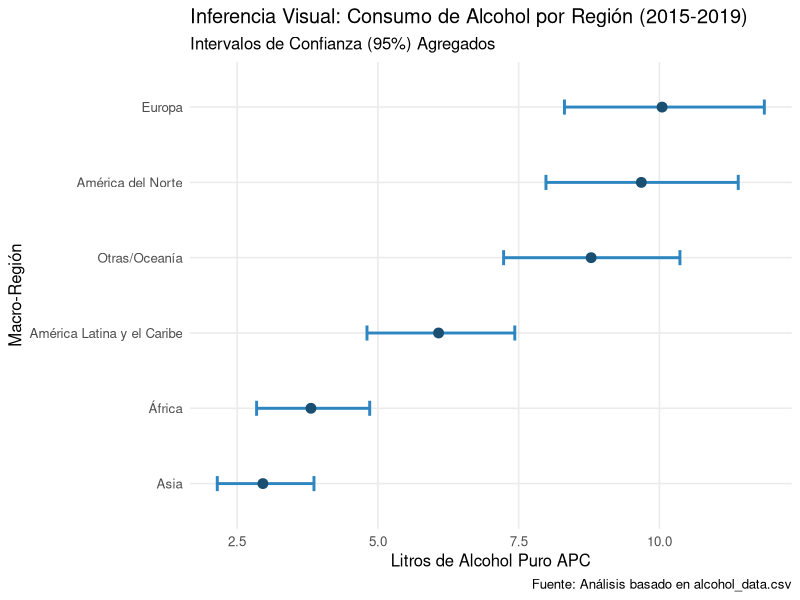

Here is the R script that generated this plot:
## ---- chunk 1
# Configuración global de chunks
knitr::opts_chunk$set(
  echo = FALSE,        # Mostrar código
  warning = FALSE,    # Ocultar advertencias
  message = FALSE,    # Ocultar mensajes de carga
  fig.align = "center",
  out.width = "90%",
  fig.pos = "H",
  out.extra = ""
)

# Cargar librerías necesarias
library(tidyverse)
library(knitr)
library(kableExtra)
library(scales)
## ---- chunk 2

# Configuración de estilo global para las tablas
options(knitr.table.format = "latex") 

# estilo visual 
aplicar_estilo_tabla <- function(df, caption_text) {
  df %>%
    kable(
      booktabs = TRUE, 
      escape = FALSE,
      longtable = TRUE,
      caption = caption_text,
      align = "c",
      col.names = gsub("_", " ", names(df)) %>% str_to_title()
    ) %>%
    kable_styling(
      latex_options = c("striped", "hold_position", "repeat_header"),
      full_width = FALSE,
      stripe_color = "#EBF5FB" # Azul claro para filas
    ) %>%
    row_spec(0, bold = TRUE, color = "white", background = "#2E86C1") %>% # Encabezado Azul
    column_spec(1, bold = TRUE)
}
## ---- chunk 3

#carga de la data
raw_data_alcohol <- read_csv("alcohol_data.csv", show_col_types = FALSE)

#Definición de Regiones (Modularización para evitar repetición)
# Creamos un vector nombrado para facilitar la recodificación
paises_alc <- c("ATG", "ARG", "BHS", "BRB", "BLZ", "BOL", "BRA", "CHL", "COL", "CRI", "CUB", "DMA", "DOM", "ECU", "SLV", "GRD", "GTM", "GUY", "HTI", "HND", "JAM", "MEX", "NIC", "PAN", "PRY", "PER", "KNA", "LCA", "VCT", "SUR", "TTO", "URY", "VEN")
paises_norte <- c("CAN", "USA")
paises_asia <- c("AFG", "BHR", "BGD", "BTN", "BRN", "KHM", "CHN", "COK", "CYP", "PRK", "EGY", "FJI", "IND", "IDN", "IRN", "IRQ", "ISR", "JPN", "JOR", "KAZ", "KGZ", "KIR", "KWT", "LAO", "LBN", "MYS", "MDV", "MHL", "FSM", "MNG", "MMR", "NRU", "NPL", "NZL", "NIU", "OMN", "PAK", "PLW", "PNG", "PHL", "QAT", "KOR", "WSM", "SAU", "SGP", "SLB", "LKA", "SYR", "TJK", "THA", "TLS", "TON", "TUR", "TKM", "TUV", "ARE", "UZB", "VUT", "VNM", "YEM")
paises_europa <- c("ALB", "AND", "ARM", "AUT", "AZE", "BLR", "BEL", "BIH", "BGR", "HRV", "CZE", "DNK", "EST", "FIN", "FRA", "GEO", "DEU", "GRC", "HUN", "ISL", "IRL", "ITA", "LVA", "LTU", "LUX", "MLT", "MCO", "MNE", "NLD", "MKD", "NOR", "POL", "PRT", "MDA", "ROU", "RUS", "SMR", "SRB", "SVK", "SVN", "ESP", "SWE", "CHE", "UKR", "GBR")
paises_africa <- c("DZA", "AGO", "BEN", "BWA", "BFA", "BDI", "CMR", "CPV", "CAF", "TCD", "COM", "COG", "CIV", "COD", "DJI", "GNQ", "ERI", "ETH", "GAB", "GMB", "GHA", "GIN", "GNB", "KEN", "LSO", "LBR", "LBY", "MDG", "MWI", "MLI", "MRT", "MUS", "MAR", "MOZ", "NAM", "NER", "NGA", "RWA", "STP", "SEN", "SYC", "SLE", "SOM", "ZAF", "SSD", "SDN", "TGO", "TUN", "UGA", "TZA", "ZMB", "ZWE")

#Procesamiento
clean_data_alcohol <- raw_data_alcohol %>%
  filter(sex == "Both sexes", year %in% 2015:2019) %>%
  select(country, iso3, year, alcohol_liters_per_capita, lower_ci, upper_ci, ci_width) %>%
  drop_na(alcohol_liters_per_capita, ci_width) %>%
  mutate(
    Region = case_when(
      iso3 %in% paises_alc    ~ "América Latina y el Caribe",
      iso3 %in% paises_norte  ~ "América del Norte",
      iso3 %in% paises_asia   ~ "Asia",
      iso3 %in% paises_europa ~ "Europa",
      iso3 %in% paises_africa ~ "África",
      TRUE                    ~ "Otras/Oceanía"
    ),
    across(c(country, iso3, year, Region), as.factor)
  )

#imprimimos las dimensiones del data frame limpio y las primeras filas
 print(paste("Registros válidos (Ambos sexos, 2015-2019):", nrow(clean_data_alcohol)))
print("Estructura final de los datos procesados y estratificados (str):")
str(clean_data_alcohol)
head(clean_data_alcohol %>% select(country, iso3, year, Region)) 
## ---- chunk 4

# Análisis de impacto metodológico
n_inicial <- raw_data_alcohol %>% filter(sex == "Both sexes", year %in% 2015:2019) %>% nrow()
n_final   <- nrow(clean_data_alcohol)

#como se comportan la muestra cruda
tendencia_pre <- raw_data_alcohol %>%
  filter(sex == "Both sexes", year %in% 2015:2019) %>%
  summarize(
    Estado = "Original (Pre-Limpieza)",
    Muestra = n(),
    Media = mean(alcohol_liters_per_capita, na.rm = TRUE),
    Mediana = median(alcohol_liters_per_capita, na.rm = TRUE)
  )

#estado post limpieza
tendencia_post <- clean_data_alcohol %>%
  summarize(
    Estado = "Depurado (Post-Limpieza)",
    Muestra = n(),
    Media = mean(alcohol_liters_per_capita),
    Mediana = median(alcohol_liters_per_capita)
  )

tabla_etl <- bind_rows(tendencia_pre, tendencia_post) %>%
  mutate(Sesgo_Absoluto = Media - Mediana)

aplicar_estilo_tabla(tabla_etl, "Comparación post-limpieza de los datos")
## ---- chunk 5

#contaminado la muestra 
set.seed(123)
muestra_sucia <- clean_data_alcohol %>%
  mutate(
    alcohol_liters_per_capita = if_else(runif(n()) < 0.10, NA_real_, alcohol_liters_per_capita),
    ci_width = if_else(runif(n()) < 0.05, NA_real_, ci_width)
  )

validación_algoritmo <- data.frame(
  Fase = c("Muestra Contaminada", "Muestra Recuperada"),
  N_Total = c(nrow(muestra_sucia), nrow(muestra_sucia %>% drop_na(alcohol_liters_per_capita, ci_width))),
  Valores_NA = c(sum(is.na(muestra_sucia$alcohol_liters_per_capita)), 0)
)

aplicar_estilo_tabla(validación_algoritmo, "Prueba de Estrés: Validación del Algoritmo de Depuración")
## ---- chunk 6

muestra_recuperada <- muestra_sucia %>%
  drop_na(alcohol_liters_per_capita, ci_width)

comparacion_recuperacion <- data.frame(
  Estado = c("Muestra Contaminada", "Muestra Recuperada"),
 `Registros Totales` = c(nrow(muestra_sucia), nrow(muestra_recuperada)),
 `Valores NA Restantes` = c(sum(is.na(muestra_sucia$alcohol_liters_per_capita) | is.na(muestra_sucia$ci_width)), 0),
  `Consumo Medio` = c(mean(muestra_sucia$alcohol_liters_per_capita, na.rm=TRUE), 
                      mean(muestra_recuperada$alcohol_liters_per_capita))
)

aplicar_estilo_tabla(validación_algoritmo, "Validación de la eficacia del algoritmo de limpieza de datos")
## ---- chunk 7

# Consolidación de métricas finales
resumen_regional <- clean_data_alcohol %>%
  group_by(Region) %>%
  summarise(
    Consumo_Medio = mean(alcohol_liters_per_capita),
    Mediana_Consumo = median(alcohol_liters_per_capita),
    Desviación_Std = sd(alcohol_liters_per_capita),
    Incertidumbre_Promedio = mean(ci_width),
    .groups = 'drop'
  ) %>%
  arrange(desc(Consumo_Medio))

#totales de las metricas
total_global <- clean_data_alcohol %>%
  summarise(
    Region = "TOTAL GLOBAL",
    Consumo_Medio = mean(alcohol_liters_per_capita),
    Mediana_Consumo = median(alcohol_liters_per_capita),
    Desviación_Std = sd(alcohol_liters_per_capita),
    Incertidumbre_Promedio = mean(ci_width)
  )

tabla_maestra <- bind_rows(resumen_regional, total_global)

aplicar_estilo_tabla(tabla_maestra, "Métricas de Tendencia Central y Calidad de Datos por Macro-Región")
## ---- chunk 8

# Cálculo de indicadores de asimetría para validar la tendencia central
analisis_robustez <- clean_data_alcohol %>%
  group_by(Region) %>%
  summarise(
    Media = mean(alcohol_liters_per_capita),
    Mediana = median(alcohol_liters_per_capita),
    # Calculamos la diferencia porcentual para medir el sesgo
    Sesgo_Relativo_Pct = ((Media - Mediana) / Mediana) * 100,
    .groups = 'drop'
  )

 # Tabla para el informe
aplicar_estilo_tabla(tabla_maestra, "Contraste entre la media y la meidana")
## ---- chunk 9

# Preparación de datos para visualización técnica
data_plot <- clean_data_alcohol %>%
  group_by(Region) %>%
  summarise(
    Media = mean(alcohol_liters_per_capita),
    LI = mean(lower_ci),
    LS = mean(upper_ci)
  )

ggplot(data_plot, aes(x = reorder(Region, Media), y = Media)) +
  geom_errorbar(aes(ymin = LI, ymax = LS), width = 0.2, color = "#2E86C1", size = 1) +
  geom_point(size = 3, color = "#1B4F72") +
  coord_flip() +
  labs(
    title = "Inferencia Visual: Consumo de Alcohol por Región (2015-2019)",
    subtitle = "Intervalos de Confianza (95%) Agregados",
    x = "Macro-Región", y = "Litros de Alcohol Puro APC",
    caption = "Fuente: Análisis basado en alcohol_data.csv"
  ) +
  theme_minimal(base_size = 12) +
  theme(panel.grid.minor = element_blank())
